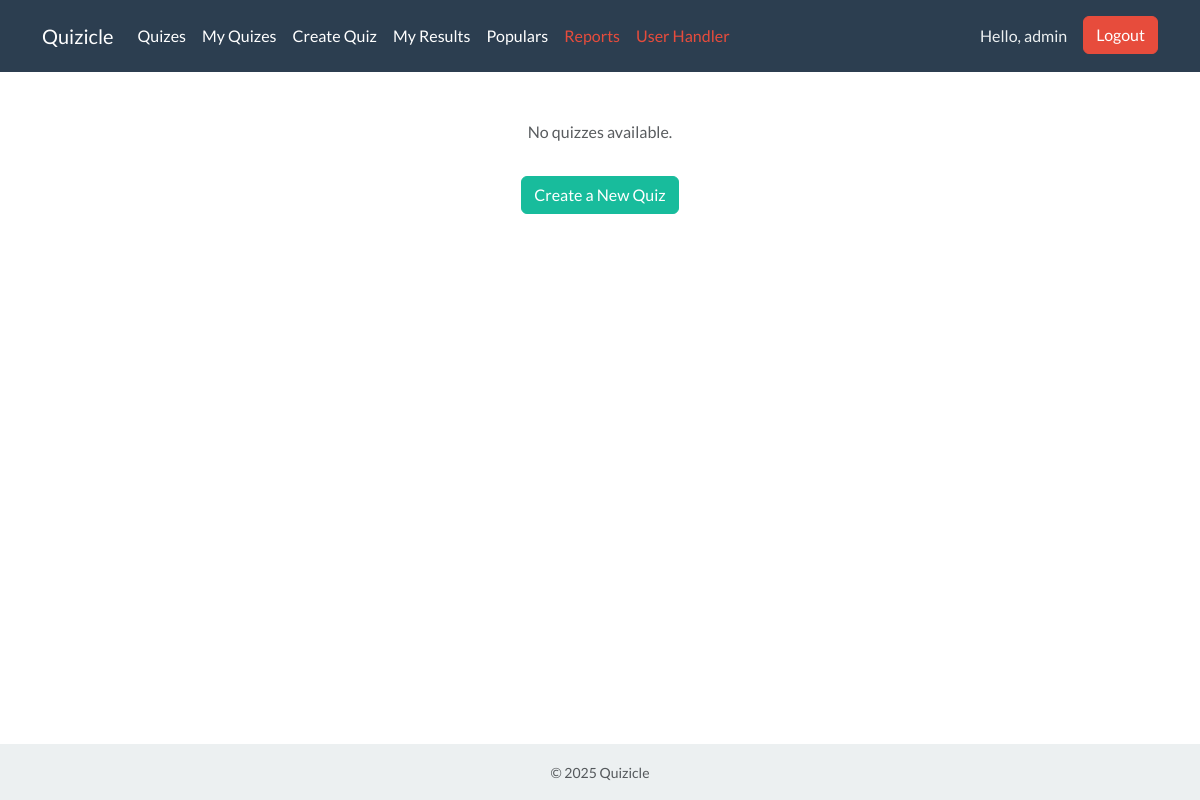
Page /my-quizzes/ (signed in) on the earlier database version.
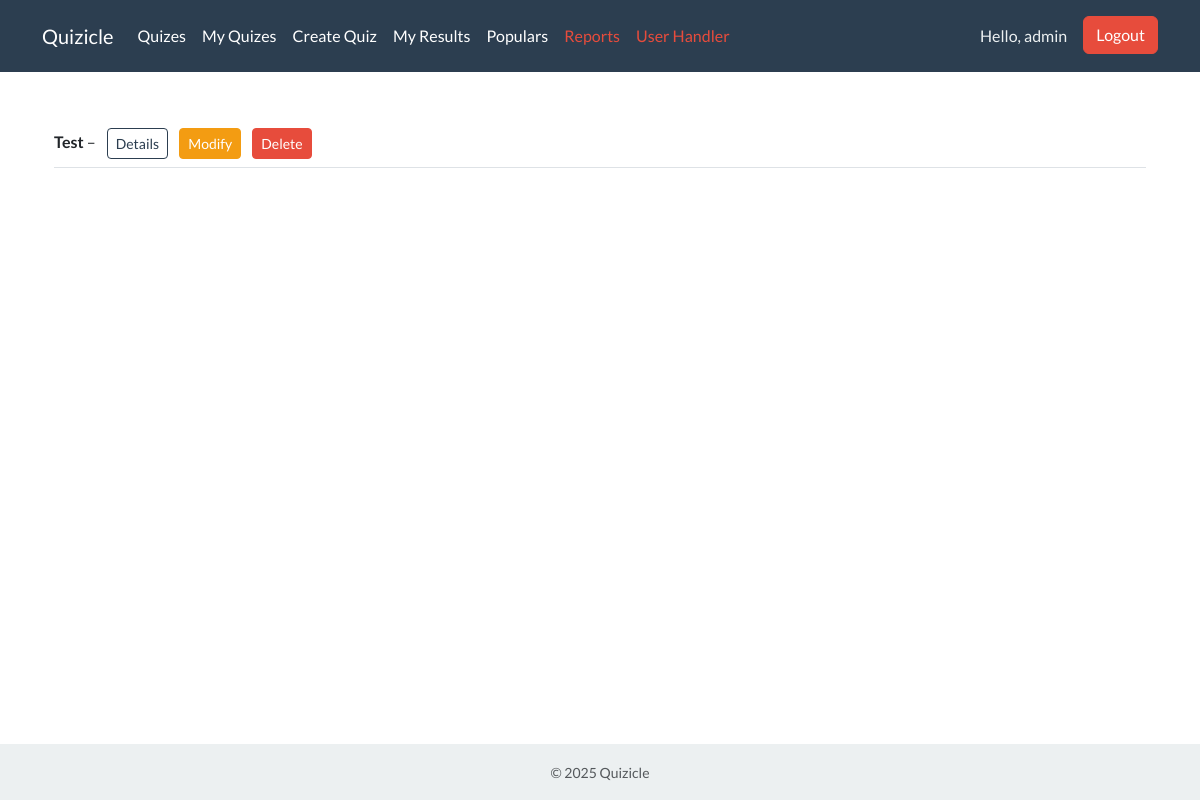
Same page on the later database version.
### projectname/models.py (models this page shows, shortened)
class Quiz(models.Model):
    quiz_name = models.CharField(max_length=150)
    description = models.TextField(default="Complete the quiz—get results")
    quiz_maximum_points = models.IntegerField(default=0, editable=False)  # Auto-calculated
    question_count = models.IntegerField(default=0, editable=False)  # Auto-calculated
    creator = models.ForeignKey(User, on_delete=models.CASCADE, related_name='questions_created')
    class Meta:
        app_label = 'projectname'
        ordering = ['-id']

### projectname/views.py (the view)
# urls.py: path('my-quizzes/', views.QuizListView.as_view(), name='quiz_list'),
class QuizListView(LoginRequiredMixin, ListView):
    model = Quiz
    template_name = 'quiz_list.html'
    context_object_name = 'quizzes'
    def get_queryset(self):
        query = self.request.GET.get('q', '')
        base_queryset = Quiz.objects.filter(creator=self.request.user)
        return base_queryset.filter(quiz_name__icontains=query) if query else base_queryset

### templates/quiz_list.html (shortened to what this page needs)
{% extends 'base.html' %}
{% load i18n %}
{% block content %}
<div class="container mt-4">
    <div id="quiz-list">
        {% for quiz in quizzes %}
            <div class="quiz-item d-flex justify-content-between align-items-center border-bottom py-2">
                <div>
                    <strong>{{ quiz.quiz_name }}</strong> –
                    <a href="{% url 'quiz_details' quiz.id %}" class="btn btn-sm btn-outline-primary ms-2">
                        Details
                    </a>
                    {% if quiz.creator == user %}
                        <a href="{% url 'modify_quiz' quiz.id %}" class="btn btn-sm btn-warning ms-2">
                            Modify
                        </a>
                        <a href="{% url 'quiz_delete' quiz.id %}" class="btn btn-sm btn-danger ms-2">
                            Delete
                        </a>
                    {% endif %}
                </div>
            </div>
        {% empty %}
        <div class="d-flex flex-column justify-content-center align-items-center vh-50">
            <p class="text-muted">{% trans "No quizzes available." %}</p>
            <a href="{% url 'create_quiz' %}" class="btn btn-success mt-3">
                {% trans "Create a New Quiz" %}
            </a>
        </div>
        {% endfor %}
    </div>
</div>
{% endblock %}

Differences in the rows shown:
added Quiz: quiz_name "Test", shows "Modify"
Other differences:
text no longer shown: "No quizzes available. Create a New Quiz"
